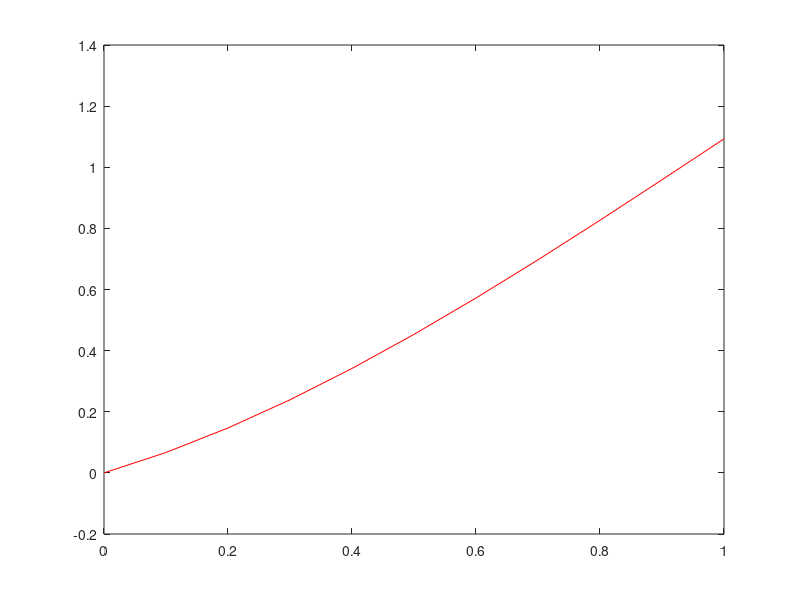

This chart was generated by the following MATLAB code:
r = 0.04;
N = 10
L = 1
E = 1000
Khat = 0
K = 1
q = 0
I = (pi*r^4)/4;
a = pi*(r^2);
G = 1
Mhat = zeros(N,1);
Vhat = zeros(N,1);
A = zeros(2*N+4,2*N+4);
B = zeros(2*N+4,1);
h = L/N;
X = linspace(0,L,N+1);
Xb = zeros(N,1);
for i = 1:N
  Xb(i) = (X(i) + X(i+1))/2;
end
for i = 1:N
  Mhat(i) = (1/2)*q*(L-Xb(i))^2;
end
for i = 1:N
  Vhat(i) = q*(L - Xb(i));
endfor
A(1,1) = 1;
A(2,2) = 1;
for i = 1:N
  B(2*i+1:2*i+2) = [-Mhat(i); -Vhat(i)/(K*G*a)];
  A([2*i+1:2*i+2],[2*i-1:2*i+2]) = [0, -(E*I/h), 0, E*I/h; -1/h, -1/2, 1/h -1/2];
  A([2*i+1:2*i+2],[2*N+3:2*N+4]) = [-(L-Xb(i)), -1; -1/(K*G*a), 0];
endfor
A(2*N+3,2*N+4) = 1;
#A(2*N+4,2*N+1) = Khat;
A(2*N+4,2*N+3) = 1;
B(2*N+4) = -0.003;
Yhat = -A\B;
Yhat1 = zeros(N+1,1);
Yhat2 = zeros(N+1,1);
for i = 1:N+1
  Yhat1(i) = Yhat(2*i-1);
end
for i = 1:N+1
  Yhat2(i) = Yhat(2*i);
end
plot(X,Yhat1,'r');
hold on
#plot(X,Yhat2,'k');